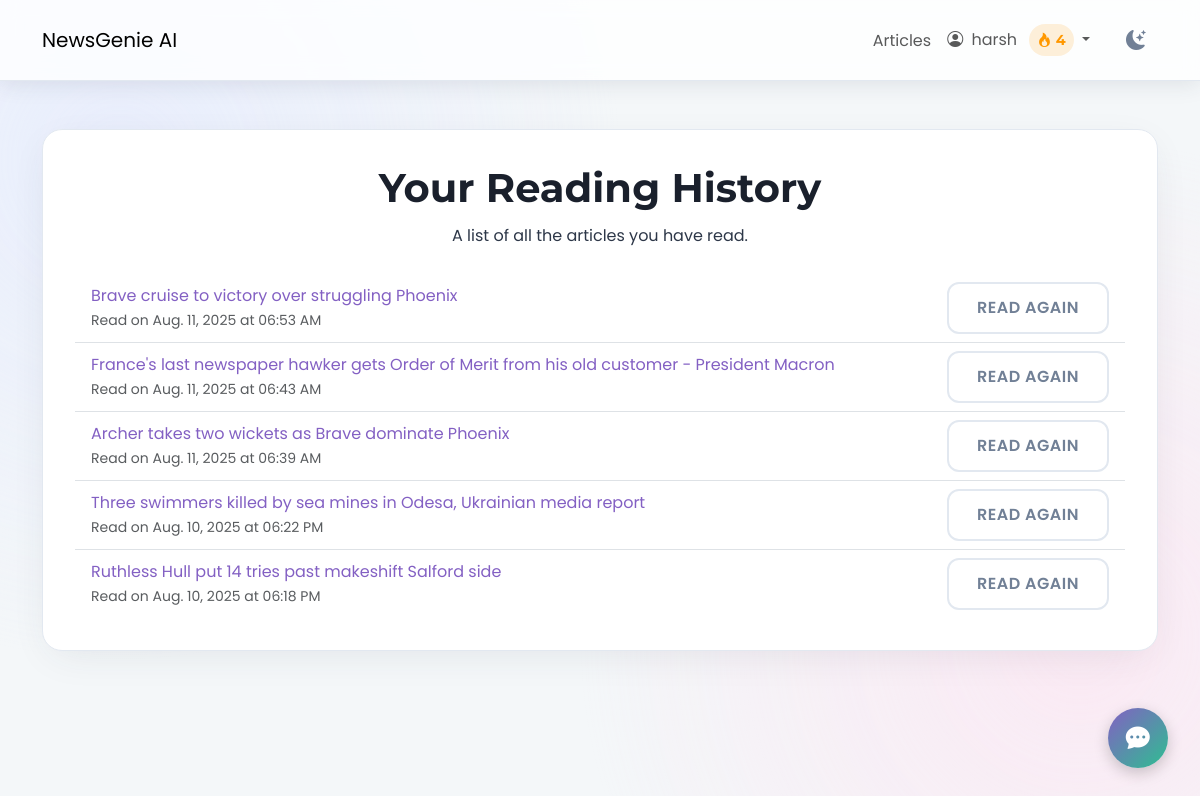
Before: /history/ (signed in) with the older database file.
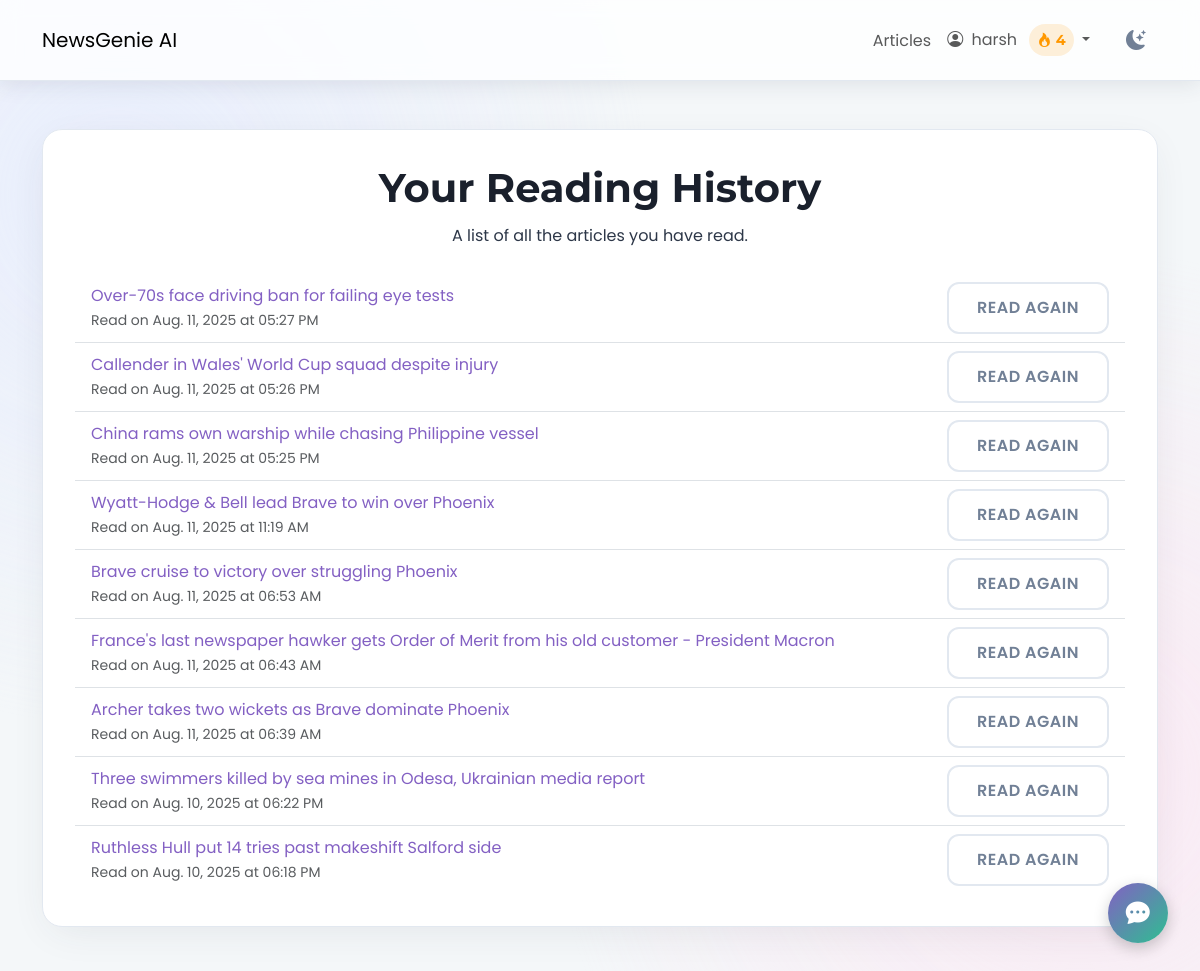
After: the same page with the newer database file.
### users/models.py (models this page shows, shortened)
class Profile(models.Model):
    user = models.OneToOneField(User, on_delete=models.CASCADE)
    bio = models.TextField(max_length=500, blank=True, null=True)
    streak_count = models.IntegerField(default=0)
    last_login_date = models.DateField(null=True, blank=True)

### news/models.py (models this page shows, shortened)
class ReadingHistory(models.Model):
    user = models.ForeignKey(User, on_delete=models.CASCADE)
    article = models.ForeignKey(Article, on_delete=models.CASCADE)
    read_at = models.DateTimeField(default=timezone.now)

class Article(models.Model):
    title = models.CharField(max_length=255)
    author = models.CharField(max_length=100, default="Unknown")
    content = models.TextField()
    url = models.URLField(unique=True)
    source = models.CharField(max_length=100)
    published_at = models.DateTimeField()
    summary = models.TextField(blank=True, null=True)
    category = models.ManyToManyField(Category, related_name='articles')
    approved = models.BooleanField(default=False)
    audio_file = models.FileField(upload_to='news_audio/', blank=True, null=True)
    reading_time = models.PositiveIntegerField(default=0, help_text="Estimated reading time in minutes")
    is_spotlighted = models.BooleanField(default=False, help_text="Check this to feature this article on the articles page.")
    def approved_status(self):
        return self.approved
    approved_status.boolean = True
    approved_status.short_description = "Approved"

### news/views.py (the view)
# urls.py: path('history/', views.reading_history, name="history"),
@login_required
def reading_history(request):
    history = ReadingHistory.objects.filter(user=request.user).order_by('-read_at')
    if request.user.is_authenticated:
        article_ids = [h.article.id for h in history]
        liked_articles_ids = ArticleLike.objects.filter(user=request.user, article__id__in=article_ids).values_list('article__id', flat=True)
        bookmarked_articles_ids = Bookmark.objects.filter(user=request.user, article__id__in=article_ids).values_list('article__id', flat=True)
        for h in history:
            h.article.is_liked_by_user = h.article.id in liked_articles_ids
            h.article.is_bookmarked_by_user = h.article.id in bookmarked_articles_ids
    return render(request, "news/reading_history.html", {"history": history})

### news/templates/news/reading_history.html (shortened to what this page needs)
{% extends 'news/base.html' %}
{% load static %}
{% load humanize %}
{% block content %}
<div class="reading-history-container app-card text-center mt-5">
    <div class="page-header-section">
        <h1 class="page-title-heading">Your Reading History</h1>
        <p class="page-subtitle-text">A list of all the articles you have read.</p>
    </div>
    {% if history %}
    <div class="mt-4">
        <ul class="list-group list-group-flush reading-history-list">
            {% for entry in history %}
            <li class="list-group-item d-flex justify-content-between align-items-center reading-history-item">
                <div class="text-start flex-grow-1">
                    <a href="{% url 'news:detail' entry.article.pk %}" class="reading-history-link">{{ entry.article.title }}</a>
                    <p class="small text-muted mb-0">Read on {{ entry.read_at|naturalday }} at {{ entry.read_at|time:"h:i A" }}</p>
                </div>
                <div class="ms-3">
                    <a href="{% url 'news:detail' entry.article.pk %}" class="btn app-btn outline-btn read-again-btn">Read Again</a>
                </div>
            </li>
            {% endfor %}
        </ul>
    </div>
    {% else %}
    <div class="text-center py-5">
        <p class="lead">You haven't read any articles yet.</p>
        <a href="{% url 'news:article_list' %}" class="btn app-btn primary-btn mt-3">Explore Articles</a>
    </div>
    {% endif %}
</div>
{% endblock %}

### templates/news/base.html (shortened to what this page needs)
{% load static %}
<!DOCTYPE html>
<html lang="en">
<head>
    <link href="https://cdn.jsdelivr.net/npm/bootstrap@5.3.0/dist/css/bootstrap.min.css" rel="stylesheet">
    <link rel="stylesheet" href="https://cdn.jsdelivr.net/npm/bootstrap-icons@1.10.5/font/bootstrap-icons.css">
    <link rel="stylesheet" href="{% static 'css/newsgenie.css' %}">
</head>
<body class="{{ request.COOKIES.theme|default:'light' }}-mode">
    <header class="app-navbar navbar navbar-expand-lg sticky-top">
        <div class="container">
            <a class="navbar-brand navbar-brand-custom" href="{% url 'news:homepage' %}">NewsGenie AI</a>
            <div class="collapse navbar-collapse" id="navbarNav">
                <ul class="navbar-nav ms-auto align-items-center">
                    {% if user.is_authenticated %}
                        <li class="nav-item">
                            <a class="nav-link nav-link-custom" href="{% url 'news:article_list' %}">Articles</a>
                        </li>
                        <li class="nav-item dropdown">
                            <a class="nav-link nav-link-custom dropdown-toggle" href="#" id="navbarDropdown" role="button" data-bs-toggle="dropdown" aria-expanded="false">
                                <i class="bi bi-person-circle me-1"></i>
                                {{ user.username }}
                                <span class="streak-indicator ms-2">
                                    <i class="bi bi-fire"></i> {{ user.profile.streak_count }}
                                </span>
                            </a>
                        </li>
                    {% endif %}
                    <li class="nav-item ms-3">
                        <button id="theme-toggle" class="btn theme-toggle-btn">
                            <i class="bi bi-moon-stars-fill"></i>
                        </button>
                    </li>
                </ul>
            </div>
        </div>
    </header>
    <main class="container my-5 app-content-wrapper">
        {% block content %}{% endblock %}
    </main>
    <div id="chatbot-container">
        <button id="chatbot-toggle-btn" class="app-btn secondary-btn">
            <i class="bi bi-chat-dots-fill"></i>
        </button>
    </div>
</body>
</html>

### news/static/css/newsgenie.css (style rules this page uses)
:root { --font-heading: 'Montserrat', sans-serif; --font-body: 'Poppins', sans-serif; --light-bg-primary: #f4f7f9; --light-bg-secondary: #ffffff; --light-bg-tertiary: #eef2f5; --light-text-primary: #2d3748; --light-text-secondary: #718096; --light-heading-color: #1a202c; --light-border-color: #e2e8f0; --light-shadow-color: rgba(45, 55, 72, 0.1); --dark-bg-primary: #12121a; --dark-bg-secondary: #1a1a26; --dark-bg-tertiary: #242430; --dark-text-primary: #a9b3c1; --dark-text-secondary: #8a93a2; --dark-heading-color: #e8ecf3; --dark-border-color: #333344; --dark-shadow-color: rgba(0, 0, 0, 0.25); --accent-purple-start: #8360c3; --accent-purple-end: #2ebf91; --accent-blue-start: #4a90e2; --accent-blue-end: #6dd5ed; --accent-pink-start: #d4418e; --accent-pink-end: #0652c5; --accent-red: #e53e3e; --accent-green: #38a169; --accent-yellow: #d69e2e; --gradient-primary: linear-gradient(135deg, var(--accent-purple-start) 0%, var(--accent-purple-end) 100%); --gradient-secondary: linear-gradient(135deg, var(--accent-blue-start) 0%, var(--accent-blue-end) 100%); --gradient-danger: linear-gradient(135deg, var(--accent-pink-start) 0%, var(--accent-pink-end) 100%); --gradient-text: linear-gradient(135deg, #6a11cb 0%, #2575fc 100%); --border-radius-sm: 8px; --border-radius-md: 12px; --border-radius-lg: 20px; --spacing-xs: 4px; --spacing-sm: 8px; --spacing-md: 16px; --spacing-lg: 24px; --spacing-xl: 32px; --spacing-xxl: 48px; --transition-fast: 0.15s ease-in-out; --transition-normal: 0.3s cubic-bezier(0.25, 0.8, 0.25, 1); --transition-slow: 0.5s ease-in-out; }
*, *::before, *::after { box-sizing: border-box; margin: 0; padding: 0; }
html { scroll-behavior: smooth; }
body { font-family: var(--font-body); font-size: 16px; line-height: 1.7; background-color: var(--light-bg-primary); color: var(--light-text-primary); transition: background-color var(--transition-normal), color var(--transition-normal); position: relative; min-height: 100vh; overflow-x: hidden; }
body::before { content: ''; position: fixed; top: 0; left: 0; width: 100%; height: 100%; z-index: -1; pointer-events: none; background: radial-gradient(circle at 10% 20%, #e0e7ff, transparent 40%), radial-gradient(circle at 90% 80%, #ffe0f0, transparent 40%); opacity: 0.6; transition: opacity var(--transition-slow); }
h1, h2, h3, h4, h5, h6 { font-family: var(--font-heading); font-weight: 700; color: var(--light-heading-color); line-height: 1.3; transition: color var(--transition-normal); }
a { color: var(--accent-purple-start); text-decoration: none; transition: color var(--transition-fast); }
.app-card { background-color: var(--light-bg-secondary); border-radius: var(--border-radius-lg); box-shadow: 0 10px 40px -10px var(--light-shadow-color); border: 1px solid var(--light-border-color); transition: all var(--transition-normal); padding: var(--spacing-xl); }
.app-btn { padding: 12px 28px; font-size: 1rem; font-weight: 600; border-radius: var(--border-radius-md); border: none; cursor: pointer; transition: all var(--transition-normal); text-align: center; display: inline-flex; align-items: center; justify-content: center; text-transform: uppercase; letter-spacing: 0.5px; }
.app-btn.secondary-btn { background: var(--gradient-primary); color: white; }
.app-btn.outline-btn { background: transparent; border: 2px solid var(--light-border-color); color: var(--light-text-secondary); }
.app-navbar { background-color: rgba(255, 255, 255, 0.8) !important; backdrop-filter: saturate(180%) blur(10px); box-shadow: 0 4px 20px var(--light-shadow-color); border-bottom: 1px solid var(--light-border-color); transition: all var(--transition-normal); padding: 1rem 0; }
.streak-indicator { display: inline-flex; align-items: center; background-color: rgba(255, 152, 0, 0.15); color: #ff9800; padding: 4px 8px; border-radius: 50px; font-size: 0.9rem; font-weight: 700; font-family: var(--font-heading); }
.streak-indicator i { color: #ff9800; margin-right: 4px; }
#chatbot-container { position: fixed; bottom: 2rem; right: 2rem; z-index: 1050; }
#chatbot-toggle-btn { width: 60px; height: 60px; border-radius: 50%; font-size: 1.5rem; padding: 0; box-shadow: 0 5px 15px rgba(0,0,0,0.2); }
.theme-toggle-btn { background-color: transparent !important; border: none !important; color: var(--light-text-secondary); font-size: 1.25rem; padding: 0.25rem 0.75rem; }

Changed rows visible on the page:
added ReadingHistory: article "Over-70s face driving ban for failing eye tests", read_at "Aug. 11, 2025", read_at "05:27 PM"
added ReadingHistory: article "Callender in Wales' World Cup squad despite injury", read_at "Aug. 11, 2025", read_at "05:26 PM"
added ReadingHistory: article "China rams own warship while chasing Philippine vessel", read_at "Aug. 11, 2025", read_at "05:25 PM"
added ReadingHistory: article "Wyatt-Hodge & Bell lead Brave to win over Phoenix", read_at "Aug. 11, 2025", read_at "11:19 AM"
